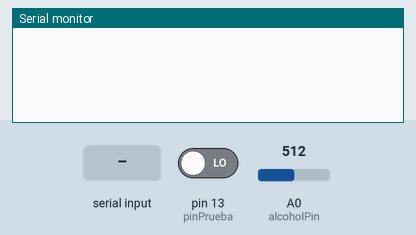
The sketch below on a simulated Arduino Uno, built with avr-gcc and run on an emulated ATmega328P. Shown: the last lines printed to the serial monitor. The inputs (shaded band) are chosen by the test bench; at power-on: pin 13 (pinPrueba) LOW, A0 (alcoholPin) = 512.

Above: at 1.2 s.
1.3 s: pin 13 (pinPrueba) driven HIGH
At 3.0 s:
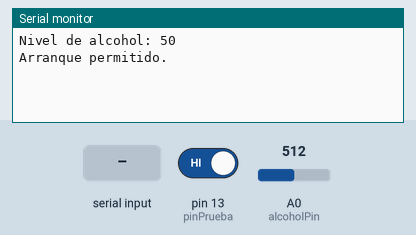
3.5 s: "1" received over Serial
At 4.8 s:
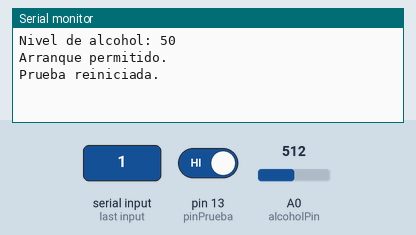

The sketch:

main.ino
```cpp
#include "alcoholSensor.h"
//Pines
const int alcoholPin = A0;
const unsigned int pinPrueba = 13;

//Niveles
const int limiteAlcohol = 50;
int nivelAlcoholAire = 0;

//Configuración
const unsigned int baud = 9600;
const unsigned int bitsADC = 10;
int control = 0;
bool pruebaEnCurso = false;

//Objetos
alcoholSensor sensorDeAlcohol(alcoholPin, bitsADC);


void setup() {
  Serial.begin(baud);
  pinMode(pinPrueba, INPUT);

}

void loop() {
  control = sensorDeAlcohol.iniciarPrueba(pinPrueba);

  if (control != LOW && !pruebaEnCurso) {
    nivelAlcoholAire = sensorDeAlcohol.leerNivelAlcohol();

    Serial.println("Nivel de alcohol: " + String(nivelAlcoholAire));
    pruebaEnCurso = true;


    if (nivelAlcoholAire > limiteAlcohol) {
      //Desactivar arranque
      Serial.println("Arranque bloqueado por concentración de alcohol elevado.");
    } else {
    //Habilitar arranque
    Serial.println("Arranque permitido.");
    }
  }

  if(control == LOW && pruebaEnCurso) {
    pruebaEnCurso = false;
  }

  //El programa se reinicia al enviarle algo por puerto serie
  if (Serial.available()){
    Serial.read();
    control = 0;
    pruebaEnCurso = false;
    Serial.println("Prueba reiniciada.");
  }
  delay(1000);
}
```

alcoholSensor.cpp
```cpp
#include "alcoholSensor.h"
#include <Arduino.h>
alcoholSensor::alcoholSensor(int pin, unsigned int bits) {
    sensorPin = pin;
    pinMode(sensorPin, INPUT);
    adcMax = (1 << bits) -1;
}

int alcoholSensor::leerNivelAlcohol() {
    int valor = analogRead(sensorPin);
    return map(valor, 0, adcMax, 0, 100);
}

int alcoholSensor::iniciarPrueba (const unsigned int pinPrueba) {
    int estado = 0;
    if (digitalRead(pinPrueba) == HIGH) {
      ++estado;
    }
    return estado;
}
```

alcoholSensor.h
```cpp
#ifndef ALCOHOLSENSOR_H
#define ALCOHOLSENSOR_H

class alcoholSensor {
    public:
        alcoholSensor(int pin, unsigned int bits);
        int leerNivelAlcohol ();
        int iniciarPrueba(const unsigned int pinPrueba);

    private:
        int sensorPin;
        unsigned int adcMax;
};

#endif
```

Measured:
- after the input at 1.3 s, the serial monitor: prints a new line after 0.70 s (image 1)
- after the input at 3.5 s, the serial monitor: prints a new line after 0.50 s (image 2)
